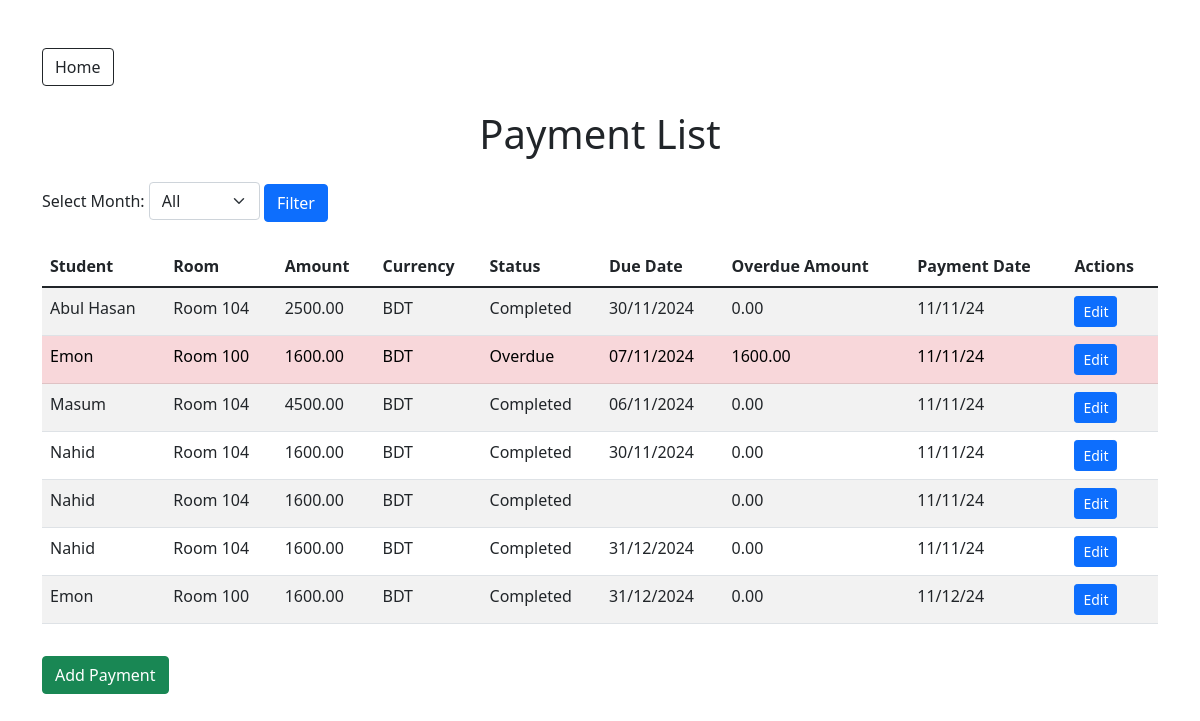
Page /payments/ (signed in) on the earlier database version.
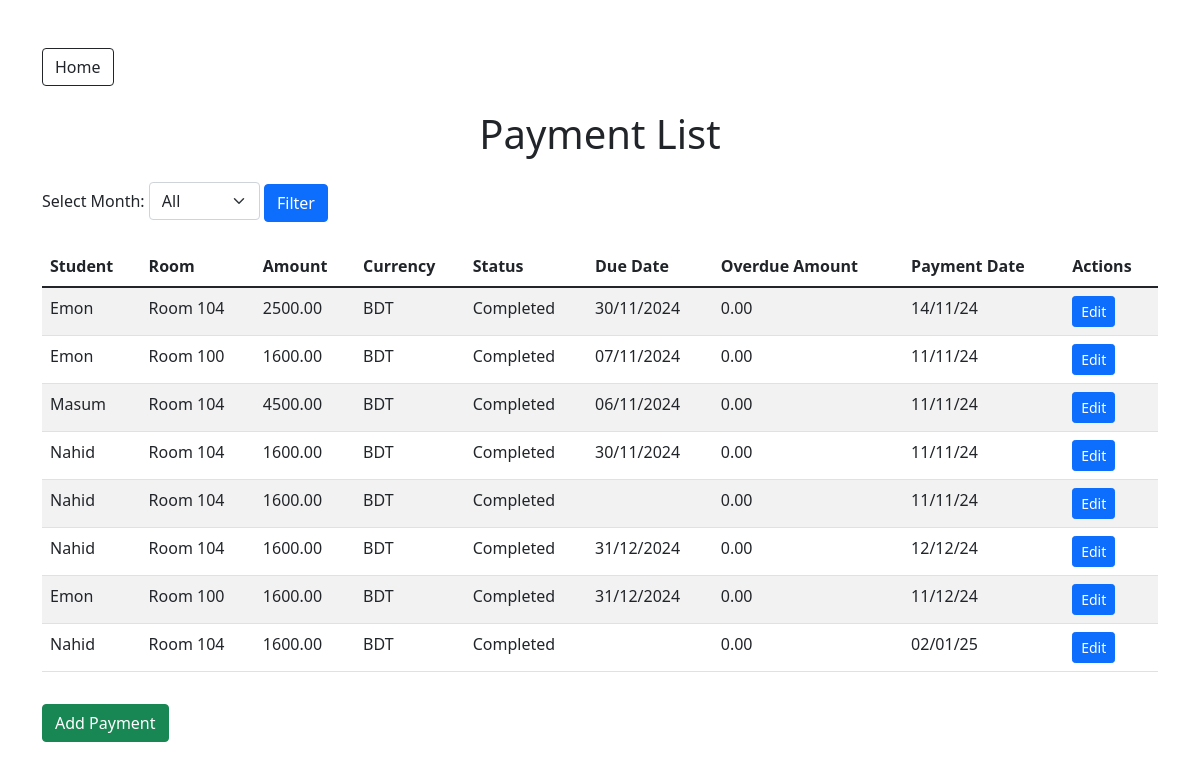
Same page on the later database version.
### hostel/models.py (models this page shows, shortened)
class Payment(models.Model):
    student = models.ForeignKey(Student, on_delete=models.CASCADE)
    amount = models.DecimalField(max_digits=10, decimal_places=2)
    currency = models.CharField(max_length=3, default='BDT')
    status = models.CharField(max_length=20, choices=[('Pending', 'Pending'), (
        'Completed', 'Completed'), ('Overdue', 'Overdue')], default='Pending')
    payment_date = models.DateTimeField(null=True, blank=True)
    due_date = models.DateField(null=True, blank=True)
    is_due = models.BooleanField(default=False)
    overdue_amount = models.DecimalField(max_digits=10, decimal_places=2)
    reference = models.CharField(max_length=255, blank=True, null=True)
    room_number = models.CharField(max_length=10, blank=True, null=True)
    oprstamp = models.ForeignKey(
        User, on_delete=models.SET_NULL, null=True, blank=True)
    timestamp = models.DateTimeField(auto_now_add=True)

class Student(models.Model):
    name = models.CharField(max_length=100)
    email = models.EmailField(unique=True)
    contact_number = models.CharField(max_length=15)
    nid = models.CharField(max_length=15)
    room = models.ForeignKey(Room, on_delete=models.SET_NULL, null=True)
    def __str__(self):
        return self.name

### hostel/views.py (the view)
# urls.py: path('payments/', PaymentListView.as_view(), name='admin_payment_list'),
@method_decorator(login_required, name='dispatch')
class PaymentListView(ListView):
    model = Payment
    template_name = 'payments/admin_payment_list.html'
    context_object_name = 'payments'
    def get_queryset(self):
        queryset = super().get_queryset()
        monthcode = self.request.GET.get('monthcode')
        if monthcode:
            queryset = queryset.filter(payment_date__startswith=monthcode)
        return queryset
    def get_context_data(self, **kwargs):
        context = super().get_context_data(**kwargs)
        monthcodes = Payment.objects.annotate(month=TruncMonth(
            'payment_date')).values_list('month', flat=True).distinct()
        formatted_monthcodes = [month.strftime(
            '%Y-%m') for month in monthcodes if month]
        context['monthcodes'] = formatted_monthcodes
        return context

### hostel/templates/payments/admin_payment_list.html (shortened to what this page needs)
<!DOCTYPE html>
<html lang="en">
  <head>
    <link href="https://cdn.jsdelivr.net/npm/bootstrap@5.1.3/dist/css/bootstrap.min.css" rel="stylesheet" />
  </head>
  <body>
    <div class="container mt-5">
      <a href="{% url 'home' %}" class="btn btn-outline-dark mb-4">Home</a>
      <h1 class="text-center mb-4">Payment List</h1>
      <form method="get" class="mb-4">
        <label for="monthcode">Select Month:</label>
        <select name="monthcode" id="monthcode" class="form-select w-auto d-inline-block">
          <option value="">All</option>
        </select>
        <button type="submit" class="btn btn-primary">Filter</button>
      </form>
      <table class="table table-striped">
        <thead>
          <tr>
            <th>Student</th>
            <th>Room</th>
            <th>Amount</th>
            <th>Currency</th>
            <th>Status</th>
            <th>Due Date</th>
            <th>Overdue Amount</th>
            <th>Payment Date</th>
            <th>Actions</th>
          </tr>
        </thead>
        <tbody>
          {% for payment in payments %}
            <tr class="{% if payment.is_due %}table-danger{% endif %}">
              <td>{{ payment.student }}</td>
              <td>{{ payment.room_number }}</td>
              <td>{{ payment.amount }}</td>
              <td>{{ payment.currency }}</td>
              <td>{{ payment.status }}</td>
              <td>{{ payment.due_date|date:'d/m/Y' }}</td>
              <td>
                {% if payment.is_due %}
                  {{ payment.overdue_amount }}
                {% else %}
                  0.00
                {% endif %}
              </td>
              <td>{{ payment.payment_date|date:'d/m/y' }}</td>
              <td>
                <a href="{% url 'admin_edit_payment' payment.id %}" class="btn btn-primary btn-sm">Edit</a>
              </td>
            </tr>
          {% endfor %}
        </tbody>
      </table>
      <a href="{% url 'admin_add_payment' %}" class="btn btn-success mt-3">Add Payment</a>
    </div>
  </body>
</html>

Differences in the rows shown:
changed Payment (number 1 of 8 on the later page): student "Abul Hasan" → "Emon"; payment_date "11/11/24" → "14/11/24"
changed Payment (number 2 of 8 on the later page): status "Overdue" → "Completed"; overdue_amount "1600.00" → (not shown); now shows "0.00"
changed Payment (number 6 of 8 on the later page): payment_date "11/11/24" → "12/12/24"
added Payment: student "Nahid", room_number "Room 104", amount "1600.00", currency "BDT", status "Completed", is_due "0.00", payment_date "02/01/25"
